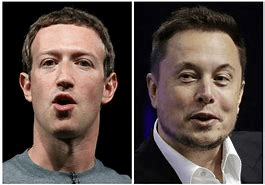
#> input picture elom.png, 265 x 185 px
$ python face_detector.py
#> lines starting #> are read from the running program, lines starting #| are printed output that depends on the picture; after the words box and inside, x2 and y2 are one past the last pixel; in counts of white or black regions, pixels touching at a corner belong together
import cv2

# load some trained data on face frontals from opencv
trained_face_data = cv2.CascadeClassifier(
    'haarcascade_frontal_default.xml')

# Choose and import a photo we will be using for training our model
img = cv2.imread("elom.png")
#> img is the input picture: shape (185, 265, 3); mean B, G, R 70.5, 75.6, 88.6

# turn image to grayscale cause computer only understands images in white and black no colour
grayscaled_image = cv2.cvtColor(img, cv2.COLOR_BGR2GRAY)
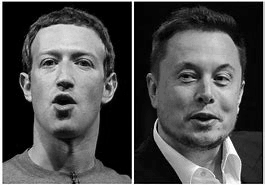
#> grayscaled_image: shape (185, 265); min 0, max 255, mean 78.9

# try and detect image
face_coordinates = trained_face_data.detectMultiScale(grayscaled_image)
#> face_coordinates = [[15, 21, 103, 103], [152, 36, 102, 102]]

# # Shows co-ordinates of the image added in the code
print(face_coordinates)
#| [[ 15  21 103 103]
#|  [152  36 102 102]]


# Drawing a rectangle from co-ordinates gotten from print('face_co-ordinates')
# And when want to write this , we write it this way
# (img(image_var), (x1,y1(first)), (x1+x,y1+y(second)), (0,255,0)-colour(green), 2(thickness of rectangle))
for (x, y, w, h) in face_coordinates:
    cv2.rectangle(img, (x, y), (x+w, y+h), (0,  255, 0), 3)
#> this loop made 2 passes
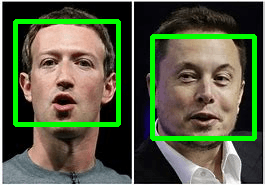
#> img: shape (185, 265, 3); 8.31% of pixels changed, all inside (x1, y1, x2, y2) = (13, 19, 257, 141)

 # We try and display our image
 #cv2.imshow('Clever programmer face detector', img)
cv2.imshow('go', img)
cv2.waitKey()
